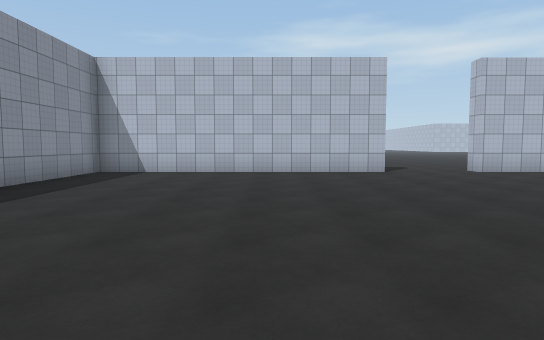
[1] (above)

21 first-person views from a walk through a Unity game level. The camera is 1.4 m above the floor, tilts 4° down and sees 75° across. The floor is counted in squares, 2 m on a side. Each view is taken from the middle of a square. On the plan, view 1 faces up. The plan holds only what a view shows up to about 11 squares ahead; the rest is blank. The place goes on beyond the plan. The player is left out. Door leaves are left out, so doorways stand open. Surface patterns are stand-ins for the level's own textures.

[2]
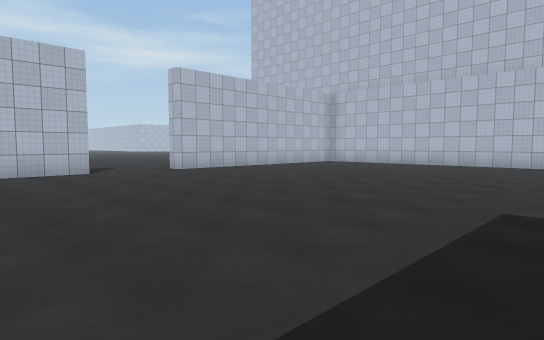

[3]
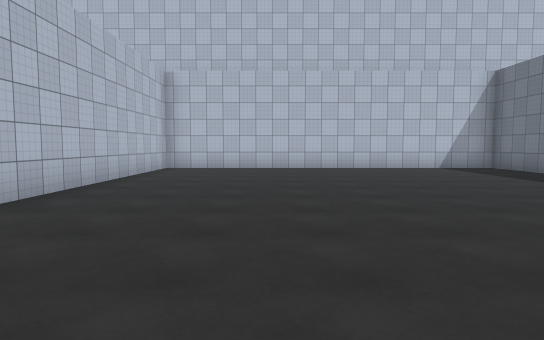

[4]
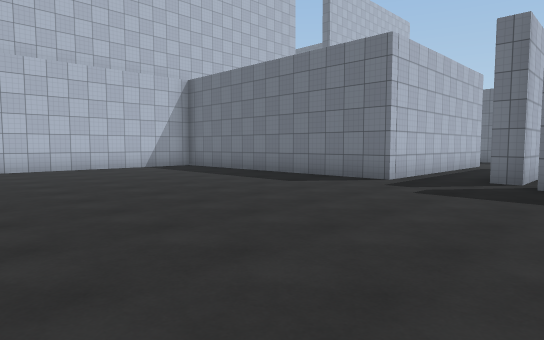

[5]
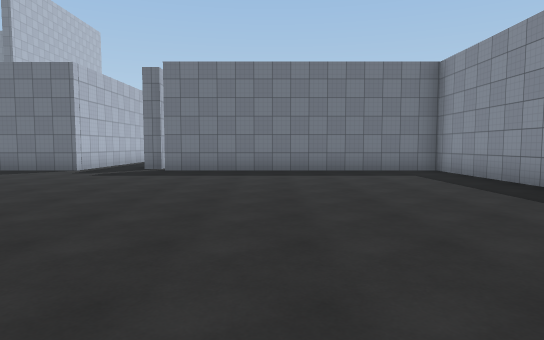

[6]
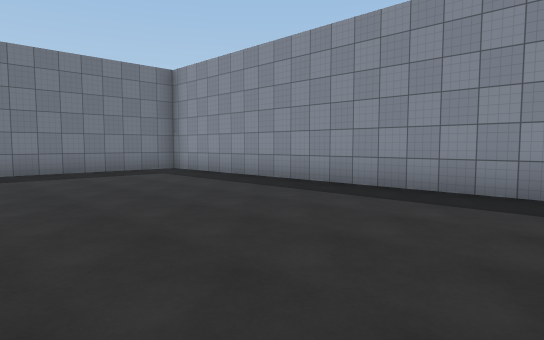

[7]
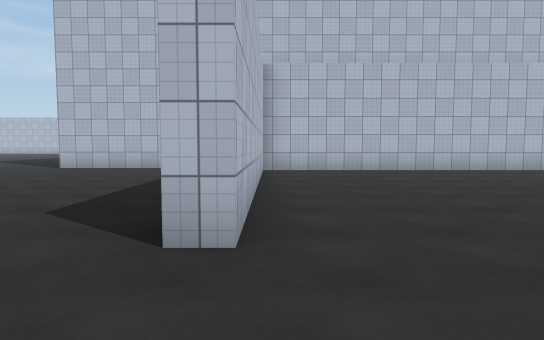

[8]
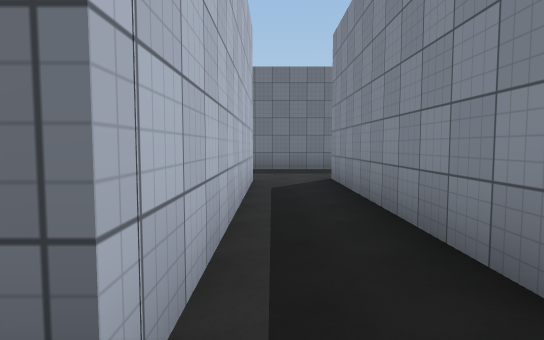

[9]
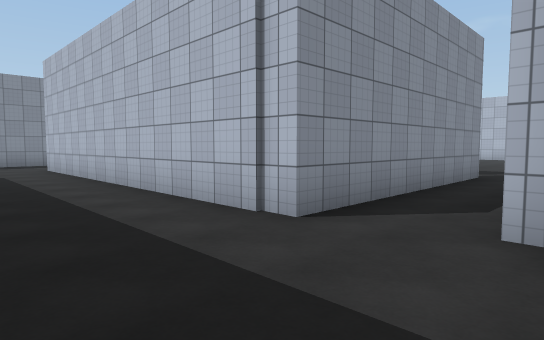

[10]
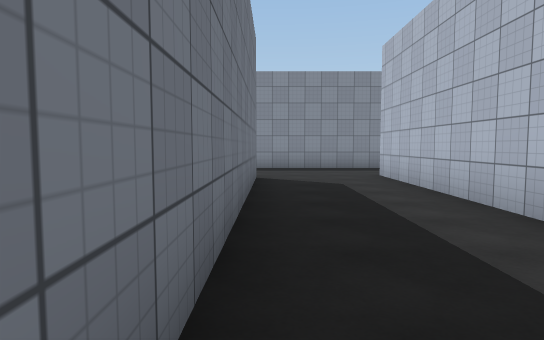

[11]
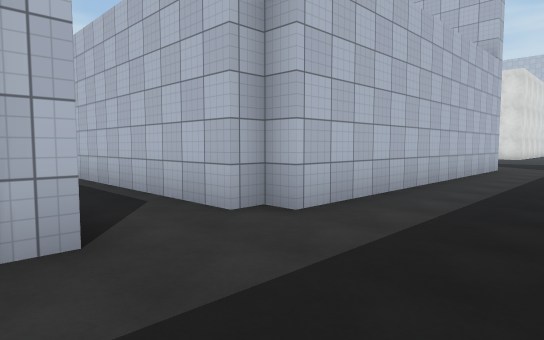

[12]
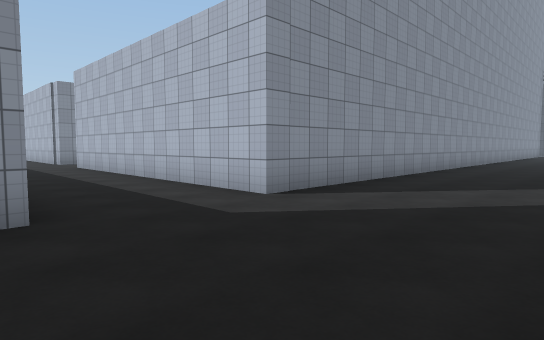

[13]
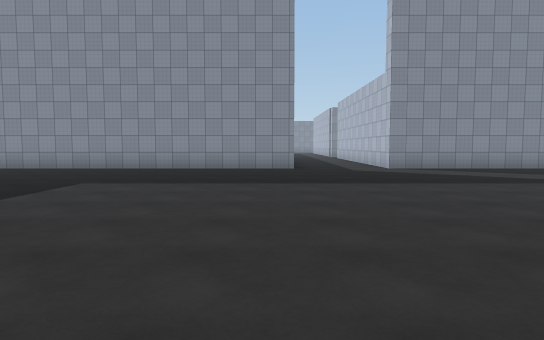

[14]
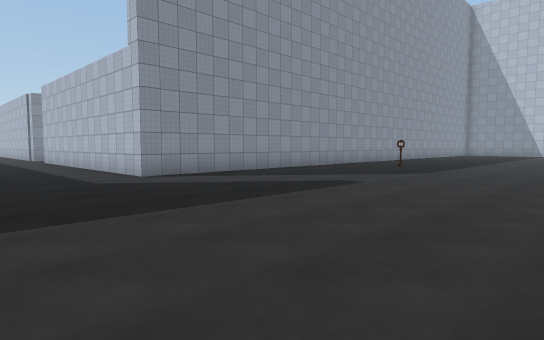

[15]
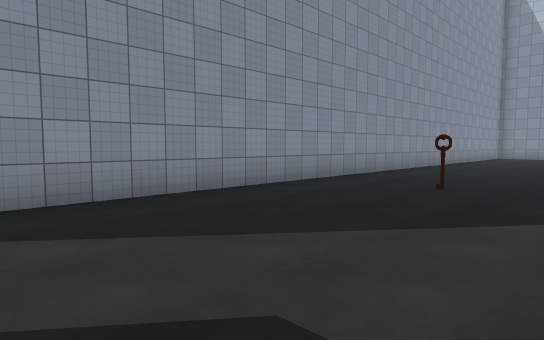

[16]
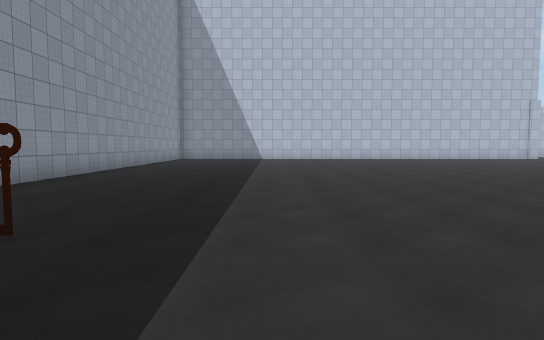

[17]
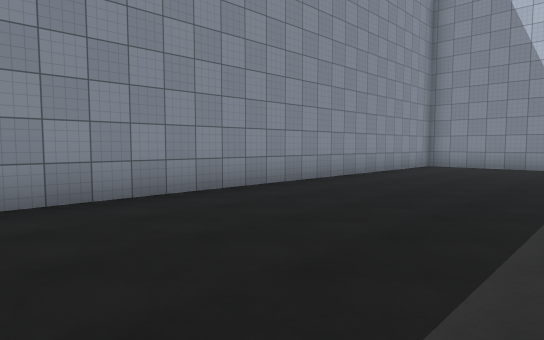

[18]
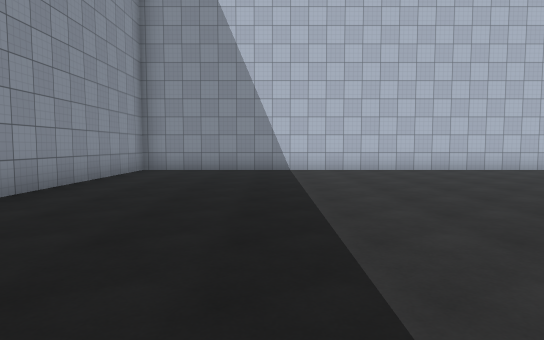

[19]
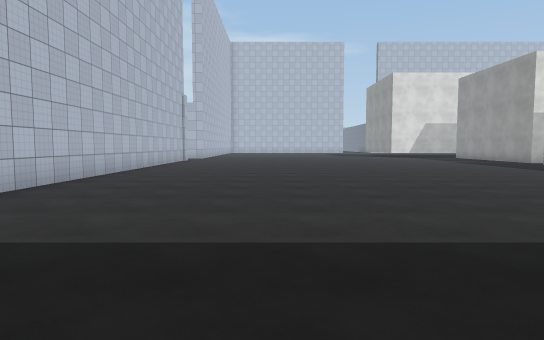

[20]
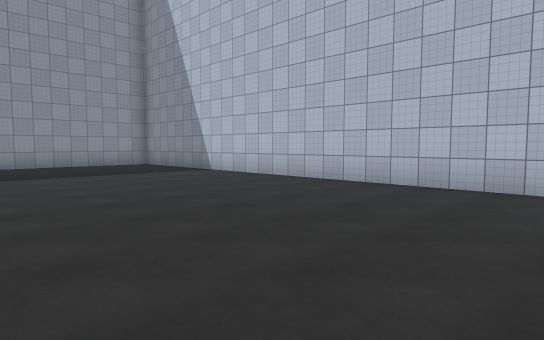

[21]
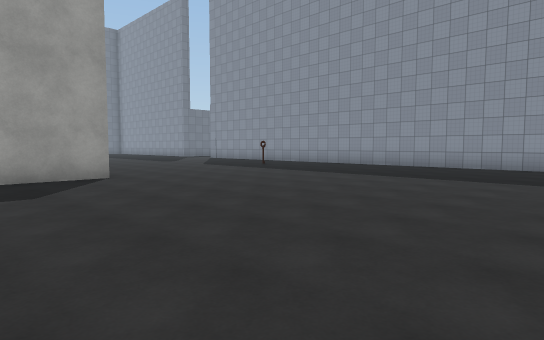

### Floor plan
Points are (right, up) in squares from view 1. A wall is a line through its corners. A room is listed if a view was taken in it or the views show most of it. See-through windows are left out.
Room 1 (views 1, 2, 3, 4, 5, 6, 7, 8)
walls: (3, 9.2) (-4.6, 9.2) (-4.6, -0.8) (3, -0.8); (3.2, -1.4) (3.8, -1.4) (3.8, -7.5); (5.4, -7) (5.4, -0.8) (12.9, -0.8) (12.9, 9.2) (5.4, 9.2); (5.9, -7.5) (5.9, -7)
ways out: opening at (5, -8) to room 2; opening at (4, 10)
Room 2 (views 9, 10, 11, 12, 13, 14, 15, 16, 17, 18, 19, 20, 21)
walls: (23, 1.2) (25, 1.2); (14.4, -10.2) (14.4, -19.2); (5.9, -7) (5.4, -7); (3.8, -7.5) (-5.2, -7.5); (27, 15) (14.4, 15) (14.4, -7.5) (5.9, -7.5); (-4.6, -10.3) (5.6, -10.3); (-8, -6.6) (-8, -10.5)
ways out: opening at (5, -8) to room 1; opening at (-6.5, -7)
objects: key (17, 0)

Where each view was taken, in squares from view 1:
view 1: 0 up, 0 right, facing up
view 2: 0 up, 0 right, facing up-right
view 3: 6 up, 2 right, facing right
view 4: 6 up, 2 right, facing down-right
view 5: 9 up, 0 right, facing down
view 6: 9 up, 1 right, facing down-left
view 7: 9 up, 3 right, facing right
view 8: 0 up, 5 right, facing down
view 9: 10 down, 6 right, facing up-left
view 10: 10 down, 3 right, facing left
view 11: 10 down, 3 right, facing up-right
view 12: 11 down, 18 right, facing up-left
view 13: 11 down, 25 right, facing left
view 14: 11 down, 22 right, facing up-left
view 15: 6 down, 19 right, facing up-left
view 16: 3 down, 19 right, facing up
view 17: 3 up, 19 right, facing up-left
view 18: 5 up, 18 right, facing up
view 19: 11 up, 16 right, facing right
view 20: 9 up, 27 right, facing up-left
view 21: 9 up, 26 right, facing down-left
